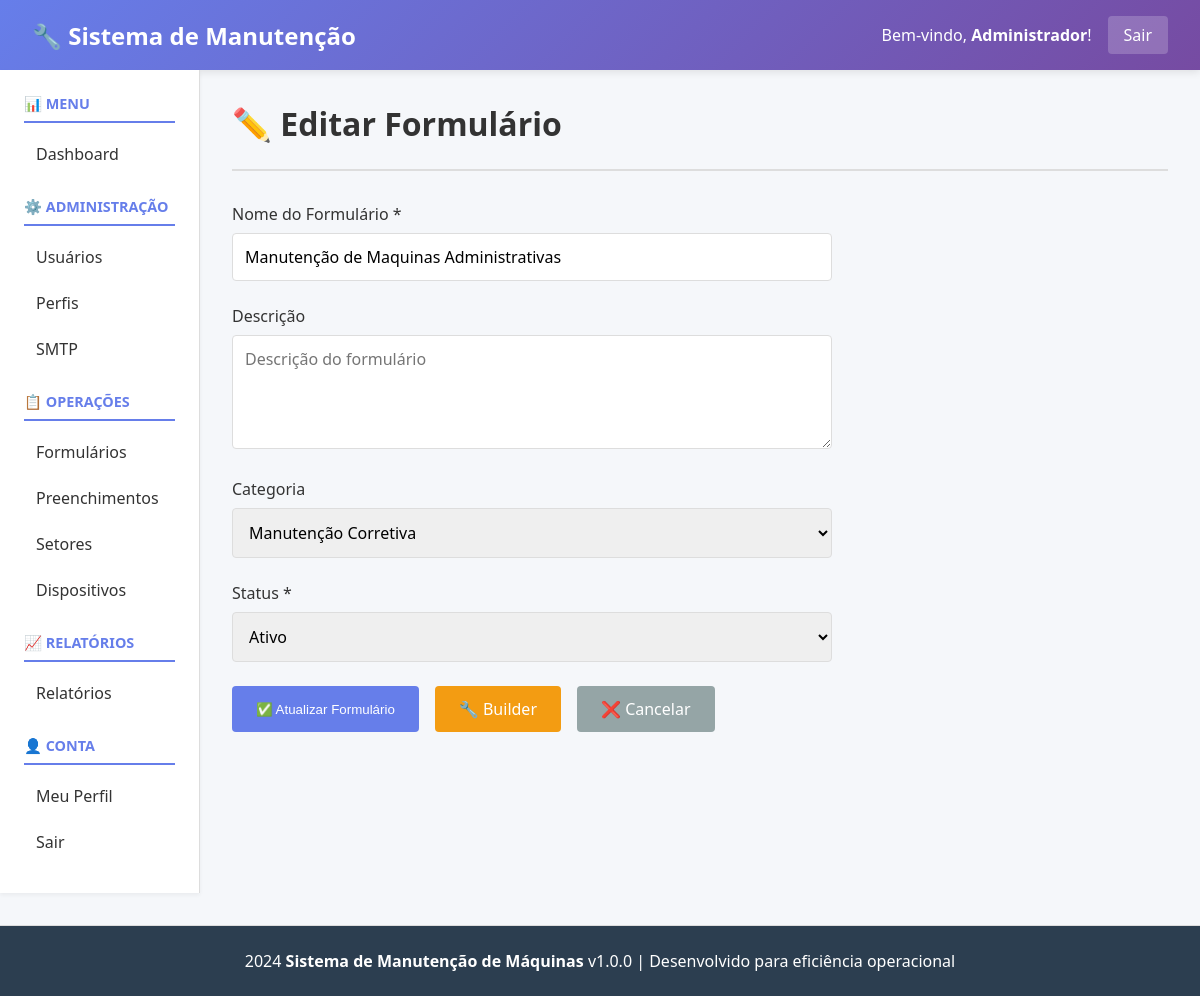
/public/index.php?page=forms&action=edit&id=3 (signed in), run on the app's committed database.
### tables this page shows
CREATE TABLE `users` (
  `id` int(11) NOT NULL,
  `username` varchar(100) NOT NULL,
  `email` varchar(100) NOT NULL,
  `password_hash` varchar(255) NOT NULL,
  `full_name` varchar(200) NOT NULL,
  `auth_type` enum('local','ldap') DEFAULT 'local',
  `profile_id` int(11) DEFAULT NULL,
  `status` enum('active','inactive') DEFAULT 'active',
  `last_login` datetime DEFAULT NULL,
  `created_at` datetime DEFAULT current_timestamp(),
  `updated_at` datetime DEFAULT current_timestamp() ON UPDATE current_timestamp()
);

CREATE TABLE `forms` (
  `id` int(11) NOT NULL,
  `name` varchar(255) NOT NULL,
  `description` longtext DEFAULT NULL,
  `category_id` int(11) DEFAULT NULL,
  `created_by` int(11) DEFAULT NULL,
  `status` varchar(20) DEFAULT 'active',
  `created_at` datetime DEFAULT current_timestamp(),
  `updated_at` datetime DEFAULT current_timestamp() ON UPDATE current_timestamp()
);

CREATE TABLE `form_categories` (
  `id` int(11) NOT NULL,
  `name` varchar(100) NOT NULL,
  `description` text DEFAULT NULL,
  `icon` varchar(50) DEFAULT NULL,
  `color` varchar(10) DEFAULT NULL,
  `order_index` int(11) DEFAULT NULL,
  `created_at` datetime DEFAULT current_timestamp(),
  `updated_at` datetime DEFAULT current_timestamp() ON UPDATE current_timestamp()
);

### controllers/FormController.php (called while the page is built, shortened)
<?php
class FormController
{
    private $db;
    public function __construct()
    {
        $this->db = Database::getInstance();
    }
    public function edit()
    {
        $id = intval($_GET['id'] ?? 0);
        $form = $this->db->fetch("SELECT * FROM forms WHERE id = ?", [$id]);
        $categories = $this->db->fetchAll("SELECT * FROM form_categories");
        include __DIR__ . '/../views/forms/edit.php';
    }
}

### config/Database.php (called while the page is built, shortened)
<?php
class Database
{
    private static $instance = null;
    private $connection;
    private $host = 'localhost';
    private $db_name = 'manutencao_db';
    private $username = 'root';
    private $password = '';
    private $charset = 'utf8mb4';
    private function __construct()
    {
        try {
            $dsn = "mysql:host=" . $this->host . ";dbname=" . $this->db_name . ";charset=" . $this->charset;
            $this->connection = new \PDO(
                $dsn,
                $this->username,
                $this->password,
                array(
                    \PDO::ATTR_ERRMODE => \PDO::ERRMODE_EXCEPTION,
                    \PDO::ATTR_DEFAULT_FETCH_MODE => \PDO::FETCH_ASSOC,
                    \PDO::ATTR_EMULATE_PREPARES => false
                )
            );
        } catch (\PDOException $e) {
            die("Erro de conexão com banco de dados: " . $e->getMessage());
        }
    }
    public static function getInstance()
    {
        if (self::$instance === null) {
            self::$instance = new self();
        }
        return self::$instance;
    }
    public function fetch($sql, $params = [])
    {
        try {
            $stmt = $this->connection->prepare($sql);
            $stmt->execute($params);
            return $stmt->fetch();
        } catch (\PDOException $e) {
            throw new \Exception("Erro ao buscar registro: " . $e->getMessage());
        }
    }
    public function fetchAll($sql, $params = [])
    {
        try {
            $stmt = $this->connection->prepare($sql);
            $stmt->execute($params);
            return $stmt->fetchAll();
        } catch (\PDOException $e) {
            throw new \Exception("Erro ao buscar registros: " . $e->getMessage());
        }
    }
}

### core/Auth.php (called while the page is built, shortened)
<?php
class Auth
{
    private $db;
    private $user = null;
    public function __construct()
    {
        $this->db = Database::getInstance();
    }
    public function isLoggedIn()
    {
        return isset($_SESSION['user_id']) && !empty($_SESSION['user_id']);
    }
    public function getCurrentUser()
    {
        if ($this->user === null) {
            $this->user = $this->db->fetch(
                "SELECT * FROM users WHERE id = :id",
                [':id' => $_SESSION['user_id']]
            );
        }
        return $this->user;
    }
}

### views/forms/edit.php (the view, shortened to what this page needs)
<?php include __DIR__ . '/../header.php'; ?>
<div class="page-header">
    <h1>✏️ Editar Formulário</h1>
</div>
<?php if ($form): ?>
    <form method="POST" style="max-width: 600px;">
        <div class="form-group">
            <label for="name">Nome do Formulário *</label>
            <input type="text" id="name" name="name"
                   value="<?php echo htmlspecialchars($form['name']); ?>"
                   placeholder="Nome do formulário" required>
        </div>
        <div class="form-group">
            <label for="description">Descrição</label>
            <textarea id="description" name="description"
                      placeholder="Descrição do formulário"
                      rows="4"><?php echo htmlspecialchars($form['description'] ?? ''); ?></textarea>
        </div>
        <div class="form-group">
            <label for="category_id">Categoria</label>
            <select id="category_id" name="category_id">
                <?php if (!empty($categories)): ?>
                    <?php foreach ($categories as $cat): ?>
                        <option value="<?php echo $cat['id']; ?>"
                                <?php echo ($form['category_id'] == $cat['id']) ? 'selected' : ''; ?>>
                            <?php echo htmlspecialchars($cat['name']); ?>
                        </option>
                    <?php endforeach; ?>
                <?php endif; ?>
            </select>
        </div>
        <div class="form-group">
            <label for="status">Status *</label>
            <select id="status" name="status" required>
                <option value="active" <?php echo ($form['status'] === 'active') ? 'selected' : ''; ?>>Ativo</option>
            </select>
        </div>
        <div style="display: flex; gap: 1rem;">
            <button type="submit" class="btn">✅ Atualizar Formulário</button>
            <a href="?page=forms&action=builder&id=<?php echo $form['id']; ?>" class="btn" style="background: #f39c12; text-decoration: none;">🔧 Builder</a>
            <a href="?page=forms" class="btn" style="background: #95a5a6; text-decoration: none;">❌ Cancelar</a>
        </div>
    </form>
<?php endif; ?>
<?php include __DIR__ . '/../footer.php'; ?>

### views/header.php (shortened to what this page needs)
<?php
$auth = new \Core\Auth();
$user_atual = $auth->getCurrentUser();
?>
<!DOCTYPE html>
<html lang="pt-BR">
<head>
</head>
<body>
    <div class="navbar">
        <h1>🔧 Sistema de Manutenção</h1>
        <div class="navbar-user">
            <span>Bem-vindo, <strong><?php echo htmlspecialchars($user_atual['full_name'] ?? $user_atual['username']); ?></strong>!</span>
            <a href="index.php?page=logout">Sair</a>
        </div>
    </div>
    <div class="container">
        <div class="sidebar">
            <h3>📊 MENU</h3>
            <ul>
                <li><a href="index.php?page=dashboard">Dashboard</a></li>
            </ul>
            <h3>⚙️ ADMINISTRAÇÃO</h3>
            <ul>
                <li><a href="index.php?page=users">Usuários</a></li>
                <li><a href="index.php?page=profiles">Perfis</a></li>
                <li><a href="index.php?page=smtp">SMTP</a></li>
            </ul>
            <h3>📋 OPERAÇÕES</h3>
            <ul>
                <li><a href="index.php?page=forms">Formulários</a></li>
                <li><a href="index.php?page=submissions">Preenchimentos</a></li>
                <li><a href="index.php?page=sectors">Setores</a></li>
                <li><a href="index.php?page=devices">Dispositivos</a></li>
            </ul>
            <h3>📈 RELATÓRIOS</h3>
            <ul>
                <li><a href="index.php?page=reports">Relatórios</a></li>
            </ul>
            <h3>👤 CONTA</h3>
            <ul>
                <li><a href="index.php?page=profile">Meu Perfil</a></li>
                <li><a href="index.php?page=logout">Sair</a></li>
            </ul>
        </div>
        <div class="content">

### views/header.php (style rules this page uses)
* { margin: 0; padding: 0; box-sizing: border-box; }
body { font-family: 'Segoe UI', Tahoma, Geneva, Verdana, sans-serif; background: #f5f7fa; color: #333; }
.navbar { background: linear-gradient(135deg, #667eea 0%, #764ba2 100%); color: white; padding: 1rem 2rem; display: flex; justify-content: space-between; align-items: center; box-shadow: 0 2px 8px rgba(0,0,0,0.1); }
.navbar h1 { font-size: 1.5rem; margin: 0; }
.navbar-user { display: flex; align-items: center; gap: 1rem; }
.navbar-user a { color: white; text-decoration: none; padding: 0.5rem 1rem; background: rgba(255,255,255,0.2); border-radius: 4px; transition: background 0.3s; }
.container { display: grid; grid-template-columns: 200px 1fr; min-height: calc(100vh - 80px); }
.sidebar { background: white; padding: 1.5rem; border-right: 1px solid #ddd; box-shadow: 0 2px 4px rgba(0,0,0,0.05); overflow-y: auto; }
.sidebar h3 { color: #667eea; font-size: 0.9rem; text-transform: uppercase; margin-top: 1.5rem; margin-bottom: 0.75rem; border-bottom: 2px solid #667eea; padding-bottom: 0.5rem; }
.sidebar h3:first-child { margin-top: 0; }
.sidebar ul { list-style: none; }
.sidebar ul li { margin: 0.5rem 0; }
.sidebar ul li a { color: #333; text-decoration: none; padding: 0.5rem 0.75rem; border-radius: 4px; display: block; transition: background 0.3s, color 0.3s; }
.content { padding: 2rem; overflow-y: auto; }
.page-header { display: flex; justify-content: space-between; align-items: center; margin-bottom: 2rem; padding-bottom: 1.5rem; border-bottom: 2px solid #ddd; }
.page-header h1 { font-size: 2rem; color: #333; }
.btn { background: #667eea; color: white; padding: 0.75rem 1.5rem; border: none; border-radius: 4px; cursor: pointer; text-decoration: none; display: inline-block; transition: background 0.3s; }
.form-group { margin-bottom: 1.5rem; }
.form-group label { display: block; margin-bottom: 0.5rem; font-weight: 500; color: #333; }
.form-group input, .form-group textarea, .form-group select { width: 100%; padding: 0.75rem; border: 1px solid #ddd; border-radius: 4px; font-size: 1rem; font-family: inherit; }

### data on the page
users: full_name "Administrador"
forms: name "Manutenção de Maquinas Administrativas", category_id "Manutenção Corretiva", status "Ativo"
